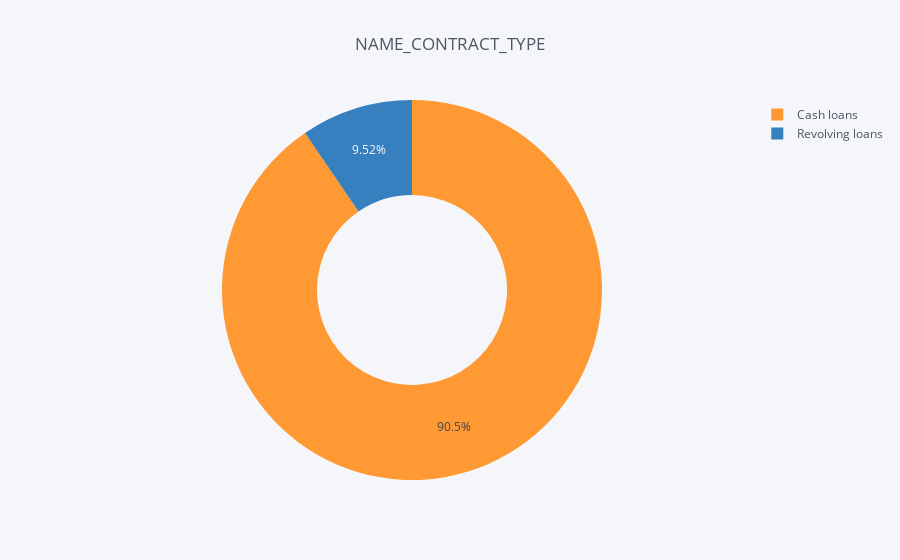

Notebook source saved alongside this figure:
### Code cell
temp = application_train_df["NAME_CONTRACT_TYPE"].value_counts()
df = pd.DataFrame({'labels': temp.index,
                   'values': temp.values
                  })
df.iplot(kind='pie',labels='labels',values='values', title='NAME_CONTRACT_TYPE', hole = 0.5)

### Figure 1 — Plotly figure (JSON) as saved in the notebook; plotly's stock layout.template omitted (floating-point values rounded to 4 significant figures)
{"data": [{"hole": 0.5, "labels": ["Cash loans", "Revolving loans"], "marker": {"colors": ["rgba(255, 153, 51, 1.0)", "rgba(55, 128, 191, 1.0)"]}, "name": "", "type": "pie", "values": [278232, 29279]}], "layout": {"legend": {"bgcolor": "#F5F6F9", "font": {"color": "#4D5663"}}, "paper_bgcolor": "#F5F6F9", "plot_bgcolor": "#F5F6F9", "title": "NAME_CONTRACT_TYPE", "titlefont": {"color": "#4D5663"}}}
